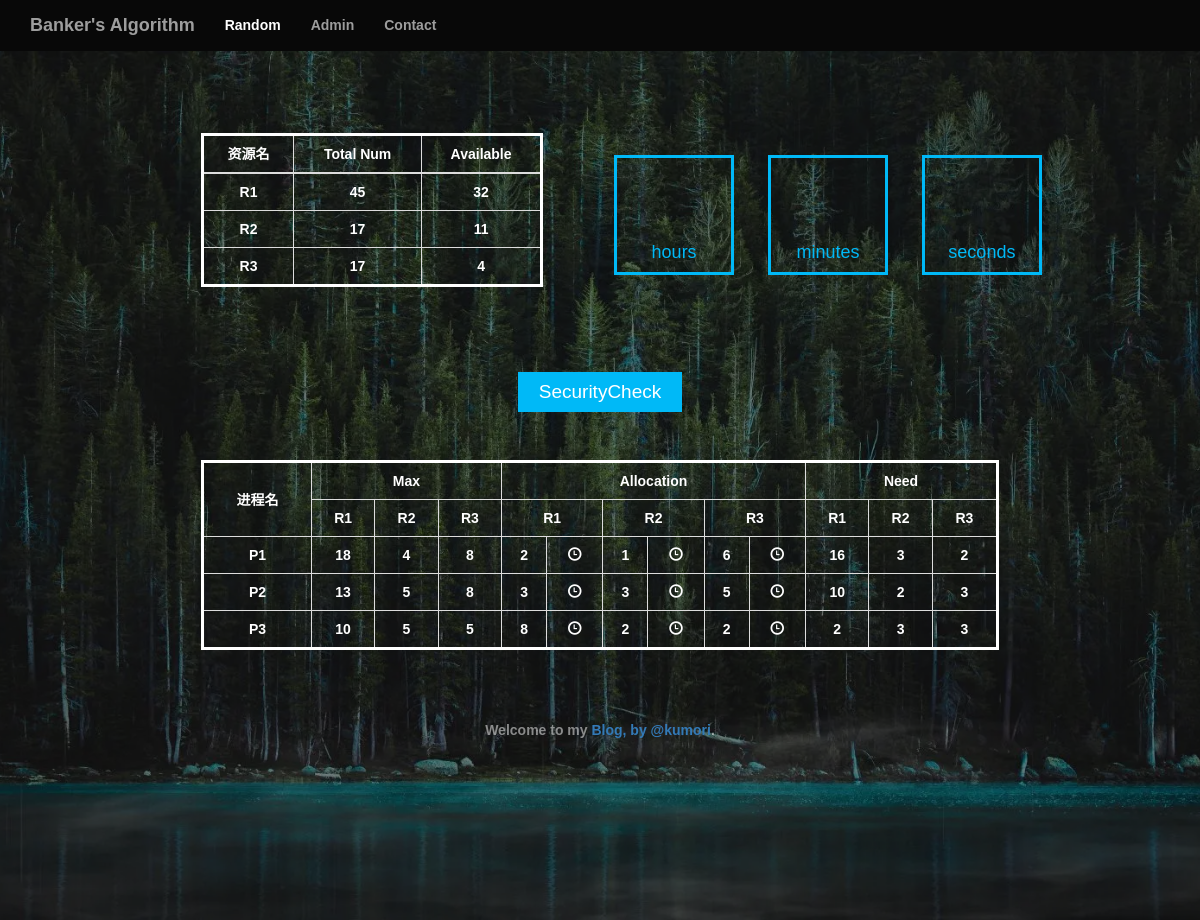
Screenshot of /start/mainpage/ with the database file from the repository.
### information/models.py (models this page shows)
class  Resource(models.Model):
    res_id = models.AutoField(primary_key=True, editable=False)
    res_name = models.CharField('资源名', max_length=15)
    total_num = models.IntegerField('资源上限', blank=False, null=False)
    available_num = models.IntegerField('可分配资源', blank=False, null=False)
    class Meta:
        managed = True
        verbose_name_plural='资源表'
        db_table = 'resource'

class Process(models.Model):
    pro_id = models.AutoField(primary_key=True, editable=False)
    pro_name = models.CharField('进程名', max_length=15)
    class Meta:
        managed = True
        verbose_name_plural='进程列表'
        db_table = 'process'

class Allocation(models.Model):
    allo_id = models.AutoField(primary_key=True, editable=False)
    res = models.ForeignKey(Resource, models.DO_NOTHING, blank=False, null=False, verbose_name='资源')
    pro = models.ForeignKey(Process, models.DO_NOTHING, blank=False, null=False, verbose_name='进程')
    allo_num = models.IntegerField('已分配数', blank=False, null=False)
    hour = models.CharField('时', max_length=2)
    minute = models.CharField('分', max_length=2)
    second = models.CharField('秒', max_length=2)
    idx = models.CharField(max_length=1, editable=False)
    class Meta:
        managed = True
        verbose_name_plural='分配矩阵'
        db_table = 'allocation'

### useroperation/views.py (the view)
# urls.py: path('start/mainpage/', views.back),
def back(request):
    res_list = []
    u_list = []
    max_matrix = []
    allo_matrix = []
    need_matrix = []
    for res in Resource.objects.all():
        res_list.append(res)
    for u in Process.objects.all():
        u_list.append(u)
        max_vector = []
        allo_vector = []
        need_vector = []
        for res in Resource.objects.all():
            m = Max.objects.get(pro=u, res=res)
            allo = Allocation.objects.get(pro=u, res=res)
            need = Need.objects.get(pro=u, res=res)
            max_vector.append(m.max_num)
            allo_vector.append(allo)
            need_vector.append(need.need_num)
        max_matrix.append(max_vector)
        allo_matrix.append(allo_vector)
        need_matrix.append(need_vector)
    matrix = zip(u_list, max_matrix, allo_matrix, need_matrix)
    return render(request, 'mainpage/mainpage.html', {'res_list': res_list, 'matrix': matrix, 'allocation': allo_matrix})

### templates/mainpage/mainpage.html (shortened to what this page needs)
<!doctype html>
<html lang="en">
  <head>
    <link href="../../static/css/bootstrap.min.css" rel="stylesheet">
    <link href="https://fastly.jsdelivr.net/npm/@bootcss/v3.bootcss.com@1.0.33/assets/css/ie10-viewport-bug-workaround.css" rel="stylesheet">
    <link rel="stylesheet" href="../../static/mainpage.css">
  </head>
  <body>
    <nav class="navbar navbar-inverse navbar-fixed-top">
      <div class="container">
        <div class="navbar-header">
          <a class="navbar-brand" href="../">Banker's Algorithm</a>
            </div>
            <div id="navbar" class="collapse navbar-collapse">
            <ul class="nav navbar-nav">
                <li class="active"><a href="../init/">Random</a></li>
                <li><a href="../../admin/">Admin</a></li>
                <li><a href="#">Contact</a></li>
          </ul>
        </div>
      </div>
    </nav>
    <section id="home-page">
        <div class="container-fluid home-bg">
        <div class="starter-template">
            <table class="table table-bordered" id="resource-table">
                <tr>
                    <th style="text-align:center;">资源名</th>
                    <th style="text-align:center;">Total Num</th>
                    <th style="text-align:center;">Available</th>
                </tr>
                <tbody id="res_tb">
                    {% if res_list %}
                        {% for res in res_list %}
                            <tr>
                                <td>{{res.res_name}}</td>
                                <td>{{res.total_num}}</td>
                                <td>{{res.available_num}}</td>
                            </tr>
                        {% endfor %}
                    {% endif %}
                </tbody>
            </table>
            <div class="tk-countdown">
                <div class="hours">
                    <span id="blank"></span>
                    <span id="h1"></span>
                    <span id="h2"></span>
                    <span id="h3"></span>
                    <span id="h4"></span>
                    <span id="h5"></span>
                    <span id="h6"></span>
                    <span id="h7"></span>
                    <span id="h8"></span>
                    <span id="h9"></span>
                    <span id="subtitle">hours</span>
                </div>
                <div class="minutes">
                    <span id="blank"></span>
                    <span id="m1"></span>
                    <span id="m2"></span>
                    <span id="m3"></span>
                    <span id="m4"></span>
                    <span id="m5"></span>
                    <span id="m6"></span>
                    <span id="m7"></span>
                    <span id="m8"></span>
                    <span id="m9"></span>
                    <span id="subtitle">minutes</span>
                </div>
                <div class="seconds">
                    <span id="blank"></span>
                    <span id="s1"></span>
                    <span id="s2"></span>
                    <span id="s3"></span>
                    <span id="s4"></span>
                    <span id="s5"></span>
                    <span id="s6"></span>
                    <span id="s7"></span>
                    <span id="s8"></span>
                    <span id="s9"></span>
                    <span id="subtitle">seconds</span>
                </div>
            </div>
        <br />
        <a name="Security-submit" class="btn btn-primary btn-lg submit-bt" href="../mainpage/calculate/" >SecurityCheck</a>
        <table class="table table-bordered" id="main-table">
            <tr>
                <th rowspan="2" style="text-align:center; vertical-align: middle;">进程名</th>
                <th colspan="3" style="text-align:center;">Max</th>
                <th colspan="6" style="text-align:center;">Allocation</th>
                <th colspan="3" style="text-align:center;">Need</th>
            </tr>
            <tr>
                <th style="text-align:center;">R1</th>
                <th style="text-align:center;">R2</th>
                <th style="text-align:center;">R3</th>
                <th colspan="2" style="text-align:center;">R1</th>
                <th colspan="2" style="text-align:center;"> R2</th>
                <th colspan="2" style="text-align:center;">R3</th>
                <th style="text-align:center;">R1</th>
                <th style="text-align:center;">R2</th>
                <th style="text-align:center;">R3</th>
            </tr>
            {% for u, max, allo, need  in matrix %}
                <tr>
                    <td>{{u.pro_name}}</td>
                        {% for maxx in max %}
                            <td>{{maxx}}</td>
                        {% endfor %}
                        {% for alloo in allo %}
                            <td>{{alloo.allo_num}}</td>
                            <td>
                                <a href="javascript:void(0)" style="color:rgb(255, 255, 255);text-decoration:none;" onclick="countdown({{alloo.hour}}, {{alloo.minute}}, {{alloo.second}}, {{alloo.allo_id}}, {{alloo.idx}})" id="{{alloo.allo_id}}"><span class="glyphicon glyphicon-time" aria-hidden="true"></span></a>
                            </td>
                        {% endfor %}
                        {% for needd in need %}
                            <td>{{needd}}</td>
                        {% endfor %}
                </tr>
            {% endfor %}
        </table>
        <div class="mastfoot">
            <div class="inner">
            <p>Welcome to my <a href="https://www.cnblogs.com/kumori/">Blog, by <a href="https://github.com/KUMORIII">@kumori</a>.</p>
            </div>
        </div>
        </div>
        </div>
    </section>
  </body>
</html>

### rows the page displays
Resource: res_name "R1", total_num "45", available_num "32"
Resource: res_name "R2", total_num "17", available_num "11"
Resource: res_name "R3", total_num "17", available_num "4"
Process: pro_name "P1", max "18" "4" "8", need "16" "3" "2"
Allocation: allo_num "2"
Allocation: allo_num "1"
Allocation: allo_num "6"
Process: pro_name "P2", max "13" "5" "8", need "10" "2" "3"
Allocation: allo_num "3"
Allocation: allo_num "3"
Allocation: allo_num "5"
Process: pro_name "P3", max "10" "5" "5", need "2" "3" "3"
Allocation: allo_num "8"
Allocation: allo_num "2"
Allocation: allo_num "2"
